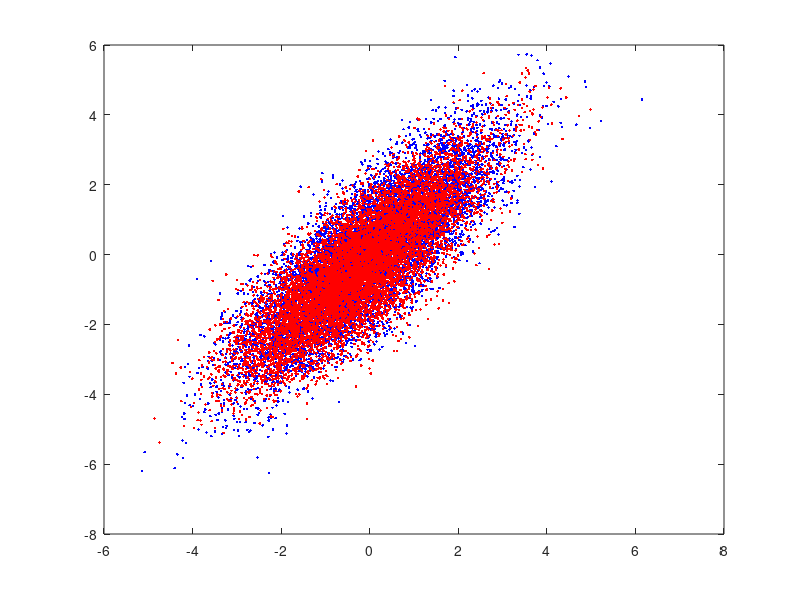

MATLAB code for this plot:
if exist('studentnumber') ~= 1, studentnumber = 0; end
if exist('dimension') ~= 1, dimension = 5; end
randn('state',studentnumber)
rand('state',studentnumber)
m = dimension;
n = 10000;
Z = randn(m,n);
A = rand(m,m);
Sigma = A*A';
Kappa = inv(Sigma);
%%%%%%%%%%%%%%%%%%%%% Transformation %%%%%%%%%%%%%%%%%%%%%%%%%%%%%%%%%
Y = A*Z;
%%%%%%%%%%%%%%%%%%%%% Gibbs sampler %%%%%%%%%%%%%%%%%%%%%%%%%%%%%%%%%%
X = zeros(m,n);
B = cell(1,m);
for k=1:m,
   notk = setdiff(1:m,k);
   B{k} = Sigma(k,notk)/Sigma(notk,notk);
end
Xi = zeros(m,1);
for i=1:n,
   for k=1:m,
      notk = setdiff(1:m,k);
      Xi(k) = B{k}*Xi(notk)+Z(k,i)/sqrt(Kappa(k,k));
   end
   X(1:m,i) = Xi;
end
%%%%%%%%%%%%%%%%%%%% Matropolis-Hastings sampler %%%%%%%%%%%%%%%%%%%%%%
V = zeros(m,n);
x = V(1:m,1);
for i = 2:n,
   y = NaN;
   while isnan(y),
      eta = rand(m,1)*2-1; y = x+eta;
      alfa = exp(x'*Kappa/2*x-y'*Kappa/2*y);
      U = rand;
      if alfa<U, y = NaN; end
   end
   V(1:m,i) = y;
   x = y;
end
SigmaYhat = zeros(m,m);
SigmaXhat = zeros(m,m);
SigmaVhat = zeros(m,m);
for i=1:n,
   SigmaYhat = SigmaYhat+Y(1:m,i)*Y(1:m,i)';
   SigmaXhat = SigmaXhat+X(1:m,i)*X(1:m,i)';
   SigmaVhat = SigmaVhat+V(1:m,i)*V(1:m,i)';
end
SigmaYhat = SigmaYhat/n;
SigmaXhat = SigmaXhat/n;
SigmaVhat = SigmaVhat/n;
plot(Y(1,:),Y(2,:),'b.')
hold on
plot(X(1,:),X(2,:),'r.')
hold off
